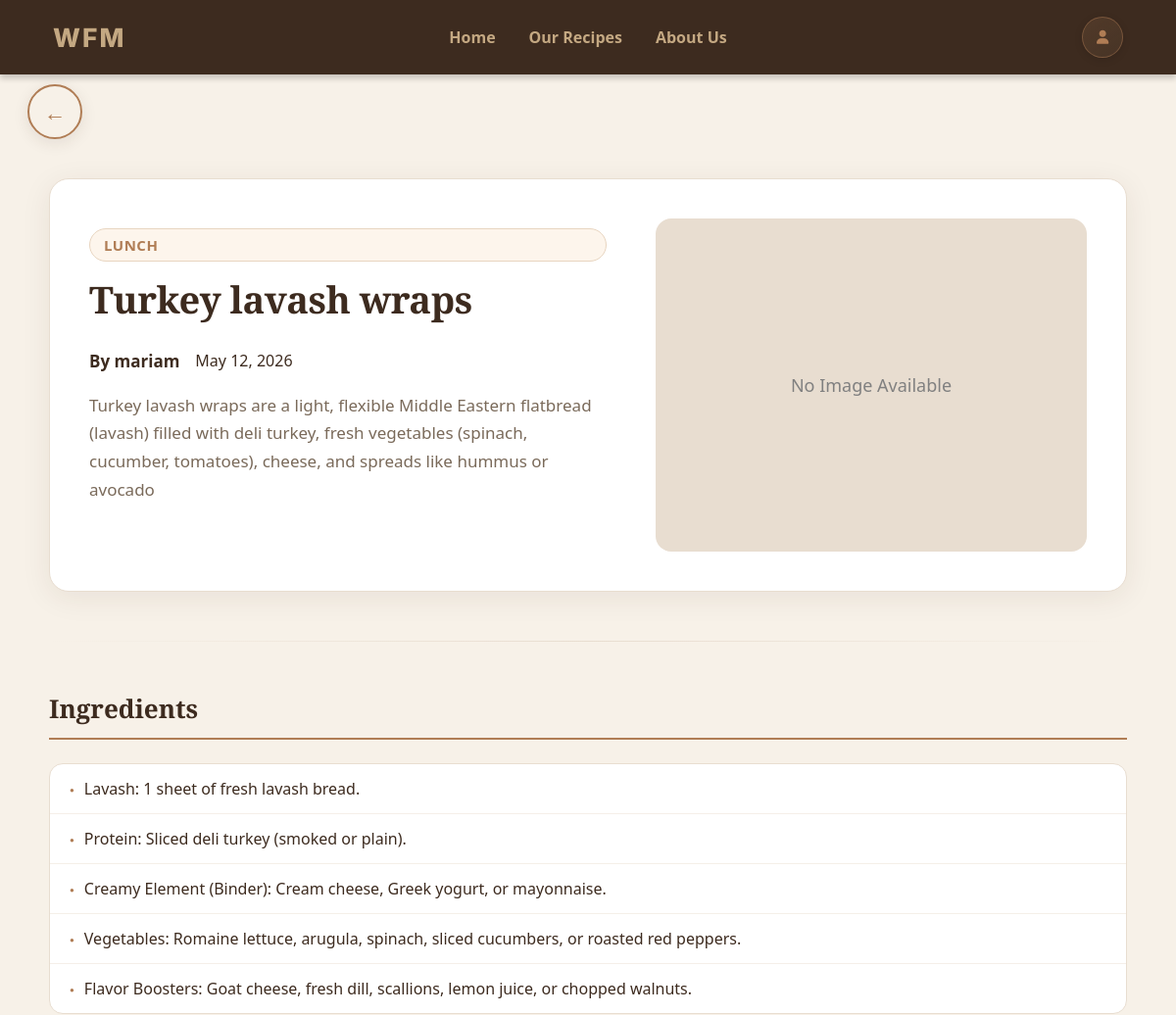
Page /recipe/9/ (upper part) on the earlier database version.
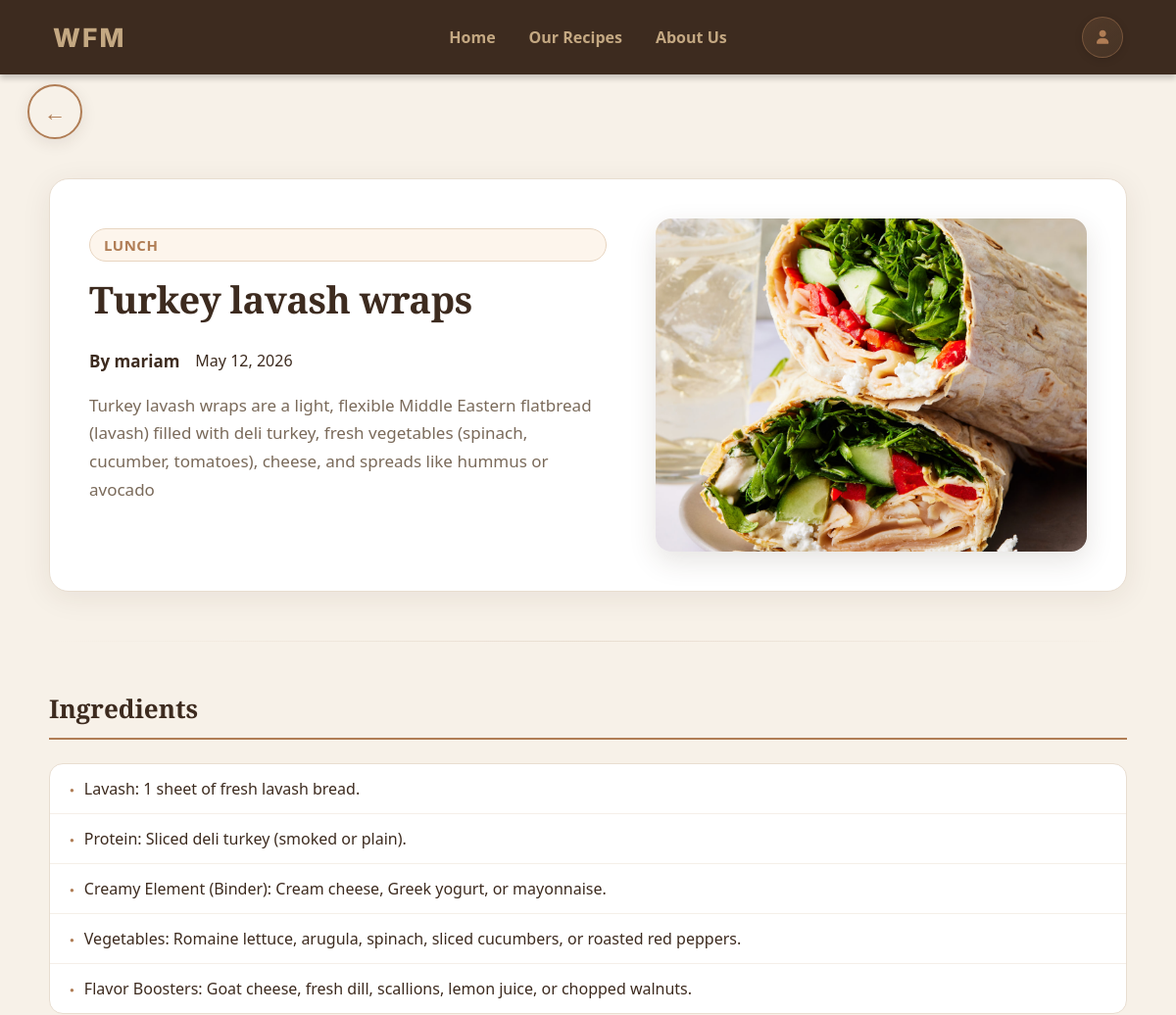
Same page on the later database version.
### main/models.py (models this page shows, shortened)
class Recipe(models.Model):
    title = models.CharField(max_length=200)
    description = models.TextField()
    ingredients = models.TextField()
    instructions = models.TextField()
    image = models.ImageField(upload_to='recipes/', blank=True, null=True)
    created_at = models.DateTimeField(auto_now_add=True)
    updated_at = models.DateTimeField(auto_now=True)
    author = models.ForeignKey(
        User,
        on_delete=models.CASCADE,
        related_name='recipes'
    )
    category = models.ForeignKey(
        Category,
        on_delete=models.SET_NULL,
        null=True,
        related_name='recipes'
    )

class Category(models.Model):
    name = models.CharField(max_length=100)
    description = models.TextField(blank=True, null=True)
    class Meta:
        verbose_name_plural = "Categories"

class User(AbstractUser):
    username = models.CharField(
        max_length=150,
        unique=True,
        help_text='Required. 150 characters or fewer.',
        error_messages={
            'unique': "A user with that username already exists.",
        },
    )
    profile_picture = models.ImageField(
        upload_to='profiles/',
        blank=True,
        null=True
    )
    bio = models.TextField(blank=True, null=True)
    groups = models.ManyToManyField(
        'auth.Group',
        related_name='main_user_set',
        blank=True
    )
    user_permissions = models.ManyToManyField(
        'auth.Permission',
        related_name='main_user_set',
        blank=True
    )

### main/views.py (the view)
def recipe_detail_view(request, recipe_id):
    recipe = get_object_or_404(Recipe, id=recipe_id)
    is_favourite = False
    if request.user.is_authenticated:
        is_favourite = Favourite.objects.filter(
            user=request.user, recipe=recipe
        ).exists()
    return render(request, 'main/recipe_detail.html', {
        'recipe': recipe,
        'is_favourite': is_favourite,
        'favourite_recipe_ids': [recipe.id] if is_favourite else [],
    })

### main/templates/main/recipe_detail.html (shortened to what this page needs)
{% extends 'main/base.html' %}
{% load static %}
{% block extra_css %}
<link rel="stylesheet" href="{% static 'main/css/recipeDetails.css' %}">
{% endblock %}
{% block content %}
<a href="javascript:history.back()" class="back-arrow">&#8592;</a>
<main id="recipe-detail-container">
    <div>
        <div>
            {% if recipe.image %}
            <img src="{{ recipe.image.url }}" alt="{{ recipe.title }}">
            {% else %}
            <div style="
                    width: 100%;
                    height: 340px;
                    background: var(--linen);
                    border-radius: 16px;
                    display: flex;
                    align-items: center;
                    justify-content: center;
                    color: gray;
                    font-size: 18px;
                ">
                No Image Available
            </div>
            {% endif %}
        </div>
        <div>
            {% if recipe.category %}
            <h3>{{ recipe.category.name }}</h3>
            {% endif %}
            <h1>{{ recipe.title }}</h1>
            <div>
                <strong>By {{ recipe.author.username }}</strong>
                <span>{{ recipe.created_at|date:"M d, Y" }}</span>
            </div>
            <p>{{ recipe.description }}</p>
        </div>
    </div>
    <hr>
    <div>
        <section>
            <h2>Ingredients</h2>
            <ul>
                {% for line in recipe.ingredients.splitlines %}
                {% if line.strip %}
                <li>{{ line }}</li>
                {% endif %}
                {% endfor %}
            </ul>
        </section>
    </div>
</main>
{% endblock %}

Differences in the rows shown:
changed Recipe "Turkey lavash wraps": image: picture added; image empty → "recipes/wrap.jpg" (drawn)
Other differences:
text no longer shown: "No Image Available"
